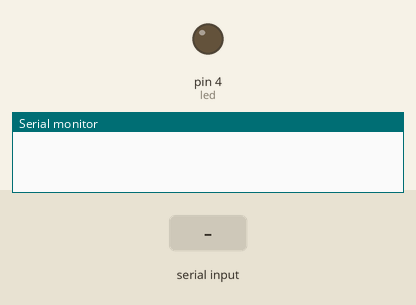
Simulated run of this sketch. Board: Arduino Uno, built with avr-gcc and run on an emulated ATmega328P. Shown: output pins drawn as LEDs (lit = HIGH), the last lines printed to the serial monitor. The test bench sets the inputs (shaded band).

Above: at 1.2 s.
1.3 s: "Y" received over the second serial link
At 2.5 s:
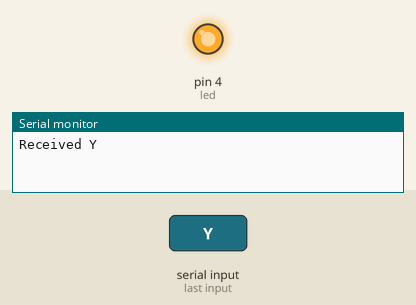
2.8 s: "N" received over the second serial link
At 3.9 s:
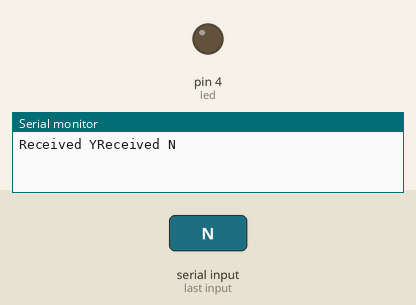
Timing chart, 0 to 5.8 s (numbered marks = the images above; inputs shaded):
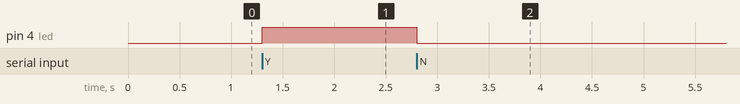

Measured:
- after the input at 1.3 s, pin 4 (led): LOW → HIGH at once
- after the input at 2.8 s, pin 4 (led): HIGH → LOW at once

The sketch:

simple_slave.ino
```cpp
#define Rx 2
#define Tx 3
#define led 4

#include <SoftwareSerial.h>
SoftwareSerial BT(2, 3); // RX | TX

void setup() {
  // put your setup code here, to run once:
  BT.begin(9600);
  Serial.begin(9600);
  pinMode(led, OUTPUT);
  digitalWrite(led, LOW);
}

void loop() {
  // put your main code here, to run repeatedly:
  char c = ' ';
  if(BT.available())
  {
    c = BT.read();
  }

  if(c == 'Y')
  {
    digitalWrite(led, HIGH);
    Serial.print("Received Y");
  }

  if(c == 'N')
  {
    digitalWrite(led, LOW);
    Serial.print("Received N");
  }

  c = ' ';
}
```
